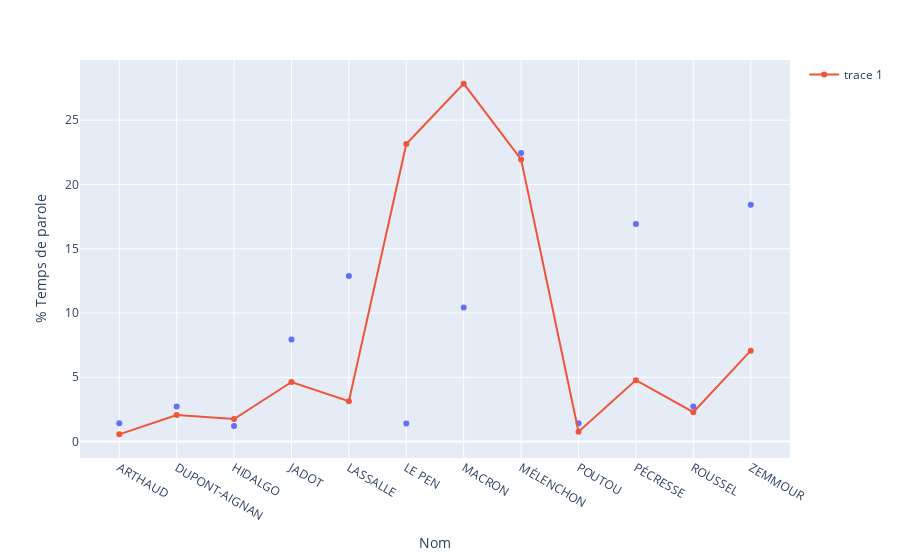

The notebook cell saved with this chart:
### Code cell
fig = px.scatter(candidats,
                 x='Nom', y='% Temps de parole')

fig.add_scatter(x=candidats['Nom'], y=candidats['% Votes'])
fig.show()

### Figure 1 — Plotly figure (JSON) as saved in the notebook; plotly's stock layout.template omitted (floating-point values rounded to 4 significant figures)
{"data": [{"hovertemplate": "Nom=%{x}<br>% Temps de parole=%{y}<extra></extra>", "legendgroup": "", "marker": {"color": "#636efa", "symbol": "circle"}, "mode": "markers", "name": "", "orientation": "v", "showlegend": false, "type": "scatter", "x": ["ARTHAUD", "DUPONT-AIGNAN", "HIDALGO", "JADOT", "LASSALLE", "LE PEN", "MACRON", "MÉLENCHON", "POUTOU", "PÉCRESSE", "ROUSSEL", "ZEMMOUR"], "xaxis": "x", "y": [1.416, 2.735, 1.22, 7.948, 12.89, 1.412, 10.43, 22.45, 1.416, 16.93, 2.735, 18.42], "yaxis": "y"}, {"type": "scatter", "x": ["ARTHAUD", "DUPONT-AIGNAN", "HIDALGO", "JADOT", "LASSALLE", "LE PEN", "MACRON", "MÉLENCHON", "POUTOU", "PÉCRESSE", "ROUSSEL", "ZEMMOUR"], "y": [0.561, 2.064, 1.755, 4.633, 3.135, 23.15, 27.85, 21.95, 0.7654, 4.779, 2.284, 7.074]}], "layout": {"autosize": true, "legend": {"tracegroupgap": 0}, "margin": {"t": 60}, "xaxis": {"anchor": "y", "autorange": true, "domain": [0, 1], "range": [-0.6623, 11.66], "title": {"text": "Nom"}, "type": "category"}, "yaxis": {"anchor": "x", "autorange": true, "domain": [0, 1], "range": [-1.552, 29.96], "title": {"text": "% Temps de parole"}, "type": "linear"}}}
